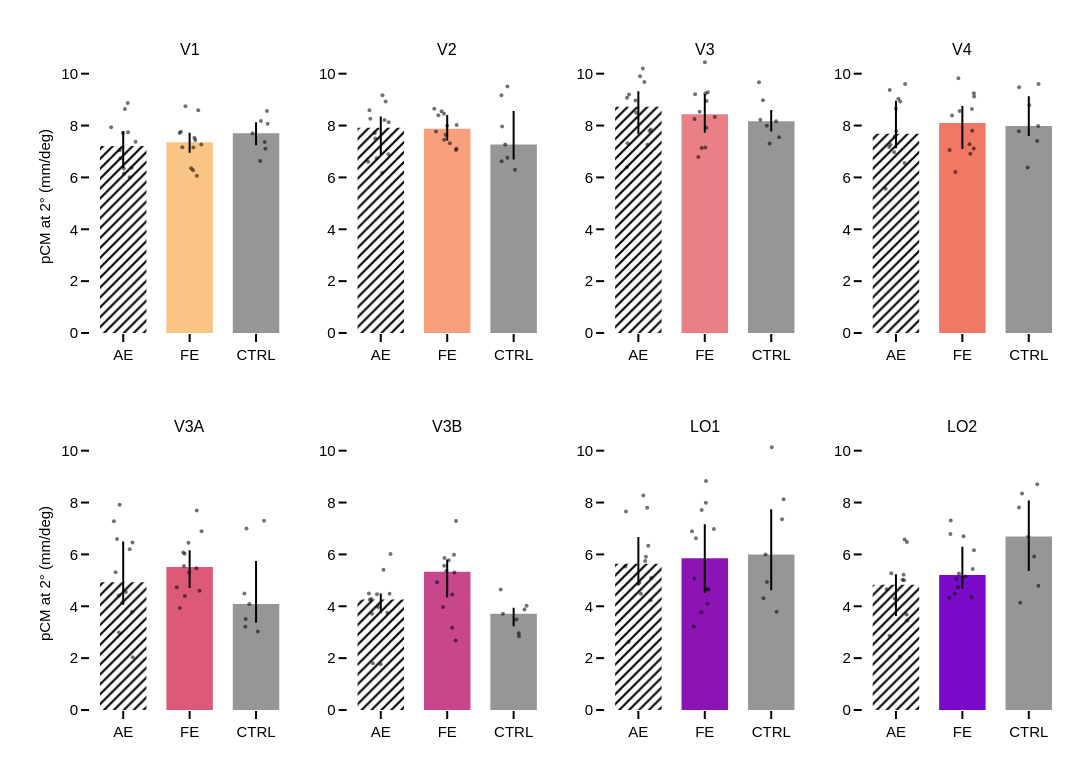

Notebook code for this chart:
### Markdown cell above
## Figure 4 — Is the cortical magnification changed? (pCM at 2°)

pCM at 2° (mm of cortex per degree), from the weighted regression of log pCM on log eccentricity (0.5-6°). Same layout as Figure 1.

### Code cell
s_pcm = eye_tests('pcm')
show(s_pcm)
bar_panel(three('pcm'), three_stars(s_pcm), 'pCM at {}° (mm/deg)'.format(ref_ecc), 'retino_fig4_pcm')

### Figure 1 — Plotly figure (JSON) as saved in the notebook; plotly's stock layout.template omitted (floating-point values rounded to 4 significant figures)
{"data": [{"error_y": {"array": [0.5766], "arrayminus": [0.848], "color": "black", "thickness": 2, "type": "data", "width": 0}, "marker": {"color": "rgb(250, 196, 132)", "pattern": {"bgcolor": "rgba(0,0,0,0)", "fgcolor": "black", "shape": "/", "size": 7}}, "showlegend": false, "type": "bar", "width": 0.7, "x": [0], "xaxis": "x", "y": [7.215], "yaxis": "y"}, {"marker": {"color": "rgba(0,0,0,0.55)", "size": 4}, "mode": "markers", "showlegend": false, "type": "scatter", "x": [0.07255, -0.03914, -0.003095, 0.06868, -0.0516, -0.1816, 0.1857, 0.009071, 0.09686, 0.01252, 0.1279, 0.02585], "xaxis": "x", "y": [7.743, 6.74, 7.717, 8.869, 7.05, 7.935, 7.379, 6.348, 6.007, 6.149, 6.373, 8.639], "yaxis": "y"}, {"error_y": {"array": [0.3718], "arrayminus": [0.4023], "color": "black", "thickness": 2, "type": "data", "width": 0}, "marker": {"color": "rgb(250, 196, 132)", "pattern": {"bgcolor": "rgba(0,0,0,0)", "fgcolor": "black", "shape": "", "size": 7}}, "showlegend": false, "type": "bar", "width": 0.7, "x": [1], "xaxis": "x", "y": [7.355], "yaxis": "y"}, {"marker": {"color": "rgba(0,0,0,0.55)", "size": 4}, "mode": "markers", "showlegend": false, "type": "scatter", "x": [0.8491, 1.057, 0.8691, 1.129, 1.072, 1.176, 1.052, 0.8901, 1.023, 1.109, 1.085, 0.9369], "xaxis": "x", "y": [7.715, 7.15, 7.761, 8.59, 7.528, 7.27, 6.277, 7.164, 6.358, 6.066, 7.439, 8.745], "yaxis": "y"}, {"error_y": {"array": [0.4187], "arrayminus": [0.4682], "color": "black", "thickness": 2, "type": "data", "width": 0}, "marker": {"color": "rgb(150,150,150)", "pattern": {"bgcolor": "rgba(0,0,0,0)", "fgcolor": "black", "shape": "", "size": 7}}, "showlegend": false, "type": "bar", "width": 0.7, "x": [2], "xaxis": "x", "y": [7.704], "yaxis": "y"}, {"marker": {"color": "rgba(0,0,0,0.55)", "size": 4}, "mode": "markers", "showlegend": false, "type": "scatter", "x": [2.062, 2.174, 2.074, 1.947, 2.164, 2.131, 2.142], "xaxis": "x", "y": [6.629, 8.074, 8.171, 7.704, 8.564, 7.364, 7.107], "yaxis": "y"}, {"error_y": {"array": [0.425], "arrayminus": [1.067], "color": "black", "thickness": 2, "type": "data", "width": 0}, "marker": {"color": "rgb(248, 160, 126)", "pattern": {"bgcolor": "rgba(0,0,0,0)", "fgcolor": "black", "shape": "/", "size": 7}}, "showlegend": false, "type": "bar", "width": 0.7, "x": [0], "xaxis": "x2", "y": [7.919], "yaxis": "y2"}, {"marker": {"color": "rgba(0,0,0,0.55)", "size": 4}, "mode": "markers", "showlegend": false, "type": "scatter", "x": [-0.1573, -0.08367, 0.1161, -0.09008, -0.1705, 0.07331, 0.1197, 0.05671, -0.06206, 0.02391, -0.1914, 0.02506], "xaxis": "x2", "y": [8.264, 7.505, 6.889, 7.712, 8.587, 8.931, 8.126, 8.215, 6.742, 6.177, 6.6, 9.164], "yaxis": "y2"}, {"error_y": {"array": [0.5294], "arrayminus": [0.4644], "color": "black", "thickness": 2, "type": "data", "width": 0}, "marker": {"color": "rgb(248, 160, 126)", "pattern": {"bgcolor": "rgba(0,0,0,0)", "fgcolor": "black", "shape": "", "size": 7}}, "showlegend": false, "type": "bar", "width": 0.7, "x": [1], "xaxis": "x2", "y": [7.881], "yaxis": "y2"}, {"marker": {"color": "rgba(0,0,0,0.55)", "size": 4}, "mode": "markers", "showlegend": false, "type": "scatter", "x": [1.143, 0.8312, 0.9533, 0.8659, 0.952, 0.8052, 1.131, 0.9985, 0.9744, 1.041, 1.14, 0.9165], "xaxis": "x2", "y": [8.023, 7.773, 7.449, 8.395, 8.458, 8.647, 7.061, 7.989, 7.643, 7.32, 7.104, 8.55], "yaxis": "y2"}, {"error_y": {"array": [1.295], "arrayminus": [0.5809], "color": "black", "thickness": 2, "type": "data", "width": 0}, "marker": {"color": "rgb(150,150,150)", "pattern": {"bgcolor": "rgba(0,0,0,0)", "fgcolor": "black", "shape": "", "size": 7}}, "showlegend": false, "type": "bar", "width": 0.7, "x": [2], "xaxis": "x2", "y": [7.27], "yaxis": "y2"}, {"marker": {"color": "rgba(0,0,0,0.55)", "size": 4}, "mode": "markers", "showlegend": false, "type": "scatter", "x": [1.907, 1.82, 1.907, 1.826, 1.817, 2.021, 1.874], "xaxis": "x2", "y": [6.755, 6.623, 9.503, 7.96, 9.169, 6.293, 7.27], "yaxis": "y2"}, {"error_y": {"array": [0.5925], "arrayminus": [1.058], "color": "black", "thickness": 2, "type": "data", "width": 0}, "marker": {"color": "rgb(235, 127, 134)", "pattern": {"bgcolor": "rgba(0,0,0,0)", "fgcolor": "black", "shape": "/", "size": 7}}, "showlegend": false, "type": "bar", "width": 0.7, "x": [0], "xaxis": "x3", "y": [8.729], "yaxis": "y3"}, {"marker": {"color": "rgba(0,0,0,0.55)", "size": 4}, "mode": "markers", "showlegend": false, "type": "scatter", "x": [-0.1703, 0.1667, -0.1405, -0.1621, 0.1883, 0.06679, 0.0903, 0.02528, -0.1718, 0.1368, -0.03279, -0.04301], "xaxis": "x3", "y": [9.069, 7.79, 9.202, 7.314, 7.844, 10.2, 9.681, 9.905, 6.393, 7.26, 8.489, 8.969], "yaxis": "y3"}, {"error_y": {"array": [0.7858], "arrayminus": [0.7072], "color": "black", "thickness": 2, "type": "data", "width": 0}, "marker": {"color": "rgb(235, 127, 134)", "pattern": {"bgcolor": "rgba(0,0,0,0)", "fgcolor": "black", "shape": "", "size": 7}}, "showlegend": false, "type": "bar", "width": 0.7, "x": [1], "xaxis": "x3", "y": [8.432], "yaxis": "y3"}, {"marker": {"color": "rgba(0,0,0,0.55)", "size": 4}, "mode": "markers", "showlegend": false, "type": "scatter", "x": [0.8541, 0.8453, 1.009, 1.027, 1.007, 1.045, 1.151, 1.002, 0.9517, 0.9026, 0.9227, 1.024], "xaxis": "x3", "y": [9.211, 8.253, 9.238, 8.951, 7.153, 9.284, 8.331, 10.45, 7.131, 6.785, 8.532, 7.915], "yaxis": "y3"}, {"error_y": {"array": [0.4317], "arrayminus": [0.3997], "color": "black", "thickness": 2, "type": "data", "width": 0}, "marker": {"color": "rgb(150,150,150)", "pattern": {"bgcolor": "rgba(0,0,0,0)", "fgcolor": "black", "shape": "", "size": 7}}, "showlegend": false, "type": "bar", "width": 0.7, "x": [2], "xaxis": "x3", "y": [8.169], "yaxis": "y3"}, {"marker": {"color": "rgba(0,0,0,0.55)", "size": 4}, "mode": "markers", "showlegend": false, "type": "scatter", "x": [2.118, 1.976, 1.816, 1.875, 1.836, 1.933, 2.074], "xaxis": "x3", "y": [7.548, 7.305, 9.674, 8.975, 8.226, 7.99, 8.169], "yaxis": "y3"}, {"error_y": {"array": [1.277], "arrayminus": [0.5585], "color": "black", "thickness": 2, "type": "data", "width": 0}, "marker": {"color": "rgb(240, 120, 100)", "pattern": {"bgcolor": "rgba(0,0,0,0)", "fgcolor": "black", "shape": "/", "size": 7}}, "showlegend": false, "type": "bar", "width": 0.7, "x": [0], "xaxis": "x4", "y": [7.68], "yaxis": "y4"}, {"marker": {"color": "rgba(0,0,0,0.55)", "size": 4}, "mode": "markers", "showlegend": false, "type": "scatter", "x": [0.03629, 0.06485, -0.01816, -0.1561, -0.0815, 0.004384, -0.001134, -0.1025, 0.1301, -0.02667, 0.1382, -0.0938], "xaxis": "x4", "y": [9.034, 8.931, 7.573, 5.558, 7.264, 7.786, 8.65, 7.171, 6.557, 6.971, 9.599, 9.371], "yaxis": "y4"}, {"error_y": {"array": [0.6593], "arrayminus": [0.9962], "color": "black", "thickness": 2, "type": "data", "width": 0}, "marker": {"color": "rgb(240, 120, 100)", "pattern": {"bgcolor": "rgba(0,0,0,0)", "fgcolor": "black", "shape": "", "size": 7}}, "showlegend": false, "type": "bar", "width": 0.7, "x": [1], "xaxis": "x4", "y": [8.096], "yaxis": "y4"}, {"marker": {"color": "rgba(0,0,0,0.55)", "size": 4}, "mode": "markers", "showlegend": false, "type": "scatter", "x": [1.177, 0.8447, 1.108, 0.8081, 0.8945, 1.148, 0.94, 1.173, 1.172, 1.12, 0.9584, 1.143], "xaxis": "x4", "y": [9.118, 8.387, 7.28, 7.056, 6.213, 7.804, 9.819, 9.245, 7.114, 6.915, 8.557, 8.634], "yaxis": "y4"}, {"error_y": {"array": [1.153], "arrayminus": [0.3887], "color": "black", "thickness": 2, "type": "data", "width": 0}, "marker": {"color": "rgb(150,150,150)", "pattern": {"bgcolor": "rgba(0,0,0,0)", "fgcolor": "black", "shape": "", "size": 7}}, "showlegend": false, "type": "bar", "width": 0.7, "x": [2], "xaxis": "x4", "y": [7.981], "yaxis": "y4"}, {"marker": {"color": "rgba(0,0,0,0.55)", "size": 4}, "mode": "markers", "showlegend": false, "type": "scatter", "x": [1.983, 1.85, 2.141, 2.126, 1.854, 2.147, 2.008], "xaxis": "x4", "y": [6.385, 7.784, 7.981, 7.401, 9.478, 9.604, 8.789], "yaxis": "y4"}, {"error_y": {"array": [1.569], "arrayminus": [0.8643], "color": "black", "thickness": 2, "type": "data", "width": 0}, "marker": {"color": "rgb(220, 90, 120)", "pattern": {"bgcolor": "rgba(0,0,0,0)", "fgcolor": "black", "shape": "/", "size": 7}}, "showlegend": false, "type": "bar", "width": 0.7, "x": [0], "xaxis": "x5", "y": [4.928], "yaxis": "y5"}, {"marker": {"color": "rgba(0,0,0,0.55)", "size": 4}, "mode": "markers", "showlegend": false, "type": "scatter", "x": [0.09744, -0.09273, -0.1138, 0.1393, 0.04009, -0.1409, -0.05365, 0.1436, -0.01269, -0.06526, -0.06362, 0.1299], "xaxis": "x5", "y": [6.198, 6.599, 5.307, 6.462, 4.548, 7.281, 7.919, 2.031, 4.159, 4.411, 2.988, 3.777], "yaxis": "y5"}, {"error_y": {"array": [0.6552], "arrayminus": [0.8079], "color": "black", "thickness": 2, "type": "data", "width": 0}, "marker": {"color": "rgb(220, 90, 120)", "pattern": {"bgcolor": "rgba(0,0,0,0)", "fgcolor": "black", "shape": "", "size": 7}}, "showlegend": false, "type": "bar", "width": 0.7, "x": [1], "xaxis": "x5", "y": [5.51], "yaxis": "y5"}, {"marker": {"color": "rgba(0,0,0,0.55)", "size": 4}, "mode": "markers", "showlegend": false, "type": "scatter", "x": [0.9817, 1.179, 0.9249, 1.103, 0.9143, 1.107, 0.807, 0.8519, 0.9037, 1.148, 0.929, 0.9934], "xaxis": "x5", "y": [6.447, 6.891, 6.029, 5.464, 5.556, 7.696, 4.737, 3.93, 6.071, 4.596, 4.395, 5.304], "yaxis": "y5"}, {"error_y": {"array": [1.657], "arrayminus": [0.7282], "color": "black", "thickness": 2, "type": "data", "width": 0}, "marker": {"color": "rgb(150,150,150)", "pattern": {"bgcolor": "rgba(0,0,0,0)", "fgcolor": "black", "shape": "", "size": 7}}, "showlegend": false, "type": "bar", "width": 0.7, "x": [2], "xaxis": "x5", "y": [4.09], "yaxis": "y5"}, {"marker": {"color": "rgba(0,0,0,0.55)", "size": 4}, "mode": "markers", "showlegend": false, "type": "scatter", "x": [1.843, 2.027, 1.838, 1.857, 2.12, 1.898, 1.825], "xaxis": "x5", "y": [3.511, 3.023, 3.212, 7.002, 7.295, 4.09, 4.491], "yaxis": "y5"}, {"error_y": {"array": [0.2247], "arrayminus": [0.5247], "color": "black", "thickness": 2, "type": "data", "width": 0}, "marker": {"color": "rgb(200, 70, 140)", "pattern": {"bgcolor": "rgba(0,0,0,0)", "fgcolor": "black", "shape": "/", "size": 7}}, "showlegend": false, "type": "bar", "width": 0.7, "x": [0], "xaxis": "x6", "y": [4.265], "yaxis": "y6"}, {"marker": {"color": "rgba(0,0,0,0.55)", "size": 4}, "mode": "markers", "showlegend": false, "type": "scatter", "x": [0.04073, -0.1414, -0.1789, 0.1322, -0.04113, 0.1462, 0.09761, -0.1196, -0.1661, -0.1315, -0.002168, -0.0569], "xaxis": "x6", "y": [5.406, 4.282, 4.497, 4.487, 3.969, 6.016, 3.749, 1.801, 4.248, 3.714, 1.765, 4.46], "yaxis": "y6"}, {"error_y": {"array": [0.4624], "arrayminus": [0.9985], "color": "black", "thickness": 2, "type": "data", "width": 0}, "marker": {"color": "rgb(200, 70, 140)", "pattern": {"bgcolor": "rgba(0,0,0,0)", "fgcolor": "black", "shape": "", "size": 7}}, "showlegend": false, "type": "bar", "width": 0.7, "x": [1], "xaxis": "x6", "y": [5.335], "yaxis": "y6"}, {"marker": {"color": "rgba(0,0,0,0.55)", "size": 4}, "mode": "markers", "showlegend": false, "type": "scatter", "x": [1.133, 0.9877, 1.022, 0.955, 1.102, 1.076, 1.074, 1.109, 0.9594, 0.8476, 1.127, 0.9382], "xaxis": "x6", "y": [7.286, 5.369, 5.777, 5.565, 5.985, 4.457, 3.169, 5.302, 5.859, 4.924, 2.679, 3.975], "yaxis": "y6"}, {"error_y": {"array": [0.2348], "arrayminus": [0.4865], "color": "black", "thickness": 2, "type": "data", "width": 0}, "marker": {"color": "rgb(150,150,150)", "pattern": {"bgcolor": "rgba(0,0,0,0)", "fgcolor": "black", "shape": "", "size": 7}}, "showlegend": false, "type": "bar", "width": 0.7, "x": [2], "xaxis": "x6", "y": [3.712], "yaxis": "y6"}, {"marker": {"color": "rgba(0,0,0,0.55)", "size": 4}, "mode": "markers", "showlegend": false, "type": "scatter", "x": [2.077, 2.195, 2.081, 2.163, 1.805, 2.041, 1.839], "xaxis": "x6", "y": [2.958, 4.023, 2.846, 3.871, 4.643, 3.494, 3.712], "yaxis": "y6"}, {"error_y": {"array": [1.026], "arrayminus": [0.8448], "color": "black", "thickness": 2, "type": "data", "width": 0}, "marker": {"color": "rgb(140, 20, 180)", "pattern": {"bgcolor": "rgba(0,0,0,0)", "fgcolor": "black", "shape": "/", "size": 7}}, "showlegend": false, "type": "bar", "width": 0.7, "x": [0], "xaxis": "x7", "y": [5.642], "yaxis": "y7"}, {"marker": {"color": "rgba(0,0,0,0.55)", "size": 4}, "mode": "markers", "showlegend": false, "type": "scatter", "x": [0.149, 0.1841, -0.1863, -0.1467, 0.1331, 0.07475, 0.1927, 0.1026, 0.03768, 0.0157, -0.1961, 0.1135], "xaxis": "x7", "y": [6.338, 4.228, 7.658, 2.618, 7.795, 8.267, 5.09, 5.746, 4.48, 4.903, 5.538, 5.911], "yaxis": "y7"}, {"error_y": {"array": [1.313], "arrayminus": [1.341], "color": "black", "thickness": 2, "type": "data", "width": 0}, "marker": {"color": "rgb(140, 20, 180)", "pattern": {"bgcolor": "rgba(0,0,0,0)", "fgcolor": "black", "shape": "", "size": 7}}, "showlegend": false, "type": "bar", "width": 0.7, "x": [1], "xaxis": "x7", "y": [5.849], "yaxis": "y7"}, {"marker": {"color": "rgba(0,0,0,0.55)", "size": 4}, "mode": "markers", "showlegend": false, "type": "scatter", "x": [0.9536, 0.8427, 1.019, 0.948, 1.042, 0.8067, 0.866, 1.016, 1.044, 0.8329, 1.055, 1.136], "xaxis": "x7", "y": [7.714, 5.07, 8.83, 3.773, 4.66, 6.894, 6.628, 7.99, 4.099, 3.216, 4.644, 6.978], "yaxis": "y7"}, {"error_y": {"array": [1.74], "arrayminus": [1.379], "color": "black", "thickness": 2, "type": "data", "width": 0}, "marker": {"color": "rgb(150,150,150)", "pattern": {"bgcolor": "rgba(0,0,0,0)", "fgcolor": "black", "shape": "", "size": 7}}, "showlegend": false, "type": "bar", "width": 0.7, "x": [2], "xaxis": "x7", "y": [5.999], "yaxis": "y7"}, {"marker": {"color": "rgba(0,0,0,0.55)", "size": 4}, "mode": "markers", "showlegend": false, "type": "scatter", "x": [1.915, 2.009, 2.162, 2.081, 1.883, 2.187, 1.937], "xaxis": "x7", "y": [5.999, 10.13, 7.354, 3.784, 4.305, 8.125, 4.936], "yaxis": "y7"}, {"error_y": {"array": [0.4056], "arrayminus": [1.201], "color": "black", "thickness": 2, "type": "data", "width": 0}, "marker": {"color": "rgb(120, 10, 200)", "pattern": {"bgcolor": "rgba(0,0,0,0)", "fgcolor": "black", "shape": "/", "size": 7}}, "showlegend": false, "type": "bar", "width": 0.7, "x": [0], "xaxis": "x8", "y": [4.826], "yaxis": "y8"}, {"marker": {"color": "rgba(0,0,0,0.55)", "size": 4}, "mode": "markers", "showlegend": false, "type": "scatter", "x": [0.1297, -0.01899, 0.1159, 0.1684, 0.1611, 0.1218, -0.07081, 0.1651, -0.1387, -0.09592, 0.05854, 0.09927], "xaxis": "x8", "y": [6.573, 4.302, 5.219, 3.456, 3.682, 4.999, 5.272, 6.477, 4.654, 2.864, 2.052, 5.026], "yaxis": "y8"}, {"error_y": {"array": [1.094], "arrayminus": [0.5335], "color": "black", "thickness": 2, "type": "data", "width": 0}, "marker": {"color": "rgb(120, 10, 200)", "pattern": {"bgcolor": "rgba(0,0,0,0)", "fgcolor": "black", "shape": "", "size": 7}}, "showlegend": false, "type": "bar", "width": 0.7, "x": [1], "xaxis": "x8", "y": [5.205], "yaxis": "y8"}, {"marker": {"color": "rgba(0,0,0,0.55)", "size": 4}, "mode": "markers", "showlegend": false, "type": "scatter", "x": [0.8201, 0.9075, 0.9476, 1.139, 0.8008, 1.156, 0.9339, 1.047, 1.174, 0.8246, 1.018, 0.8889], "xaxis": "x8", "y": [6.784, 5.063, 5.264, 4.355, 4.331, 5.438, 4.734, 5.146, 6.165, 7.311, 6.701, 4.486], "yaxis": "y8"}, {"error_y": {"array": [1.387], "arrayminus": [1.333], "color": "black", "thickness": 2, "type": "data", "width": 0}, "marker": {"color": "rgb(150,150,150)", "pattern": {"bgcolor": "rgba(0,0,0,0)", "fgcolor": "black", "shape": "", "size": 7}}, "showlegend": false, "type": "bar", "width": 0.7, "x": [2], "xaxis": "x8", "y": [6.69], "yaxis": "y8"}, {"marker": {"color": "rgba(0,0,0,0.55)", "size": 4}, "mode": "markers", "showlegend": false, "type": "scatter", "x": [2.081, 2.127, 1.898, 2.144, 1.871, 1.992, 1.853], "xaxis": "x8", "y": [5.924, 8.71, 8.347, 4.792, 4.137, 6.69, 7.807], "yaxis": "y8"}], "layout": {"annotations": [{"font": {"size": 16}, "showarrow": false, "text": "V1", "x": 0.1025, "xanchor": "center", "xref": "paper", "y": 1, "yanchor": "bottom", "yref": "paper"}, {"font": {"size": 16}, "showarrow": false, "text": "V2", "x": 0.3675, "xanchor": "center", "xref": "paper", "y": 1, "yanchor": "bottom", "yref": "paper"}, {"font": {"size": 16}, "showarrow": false, "text": "V3", "x": 0.6325, "xanchor": "center", "xref": "paper", "y": 1, "yanchor": "bottom", "yref": "paper"}, {"font": {"size": 16}, "showarrow": false, "text": "V4", "x": 0.8975, "xanchor": "center", "xref": "paper", "y": 1, "yanchor": "bottom", "yref": "paper"}, {"font": {"size": 16}, "showarrow": false, "text": "V3A", "x": 0.1025, "xanchor": "center", "xref": "paper", "y": 0.42, "yanchor": "bottom", "yref": "paper"}, {"font": {"size": 16}, "showarrow": false, "text": "V3B", "x": 0.3675, "xanchor": "center", "xref": "paper", "y": 0.42, "yanchor": "bottom", "yref": "paper"}, {"font": {"size": 16}, "showarrow": false, "text": "LO1", "x": 0.6325, "xanchor": "center", "xref": "paper", "y": 0.42, "yanchor": "bottom", "yref": "paper"}, {"font": {"size": 16}, "showarrow": false, "text": "LO2", "x": 0.8975, "xanchor": "center", "xref": "paper", "y": 0.42, "yanchor": "bottom", "yref": "paper"}], "height": 760, "margin": {"b": 50, "l": 90, "r": 30, "t": 60}, "width": 1150, "xaxis": {"anchor": "y", "domain": [0, 0.205], "ticktext": ["AE", "FE", "CTRL"], "tickvals": [0, 1, 2]}, "xaxis2": {"anchor": "y2", "domain": [0.265, 0.47], "ticktext": ["AE", "FE", "CTRL"], "tickvals": [0, 1, 2]}, "xaxis3": {"anchor": "y3", "domain": [0.53, 0.735], "ticktext": ["AE", "FE", "CTRL"], "tickvals": [0, 1, 2]}, "xaxis4": {"anchor": "y4", "domain": [0.795, 1], "ticktext": ["AE", "FE", "CTRL"], "tickvals": [0, 1, 2]}, "xaxis5": {"anchor": "y5", "domain": [0, 0.205], "ticktext": ["AE", "FE", "CTRL"], "tickvals": [0, 1, 2]}, "xaxis6": {"anchor": "y6", "domain": [0.265, 0.47], "ticktext": ["AE", "FE", "CTRL"], "tickvals": [0, 1, 2]}, "xaxis7": {"anchor": "y7", "domain": [0.53, 0.735], "ticktext": ["AE", "FE", "CTRL"], "tickvals": [0, 1, 2]}, "xaxis8": {"anchor": "y8", "domain": [0.795, 1], "ticktext": ["AE", "FE", "CTRL"], "tickvals": [0, 1, 2]}, "yaxis": {"anchor": "x", "domain": [0.58, 1], "range": [0, 10.53], "title": {"text": "pCM at 2° (mm/deg)"}}, "yaxis2": {"anchor": "x2", "domain": [0.58, 1], "range": [0, 10.53]}, "yaxis3": {"anchor": "x3", "domain": [0.58, 1], "range": [0, 10.53]}, "yaxis4": {"anchor": "x4", "domain": [0.58, 1], "range": [0, 10.53]}, "yaxis5": {"anchor": "x5", "domain": [0, 0.42], "range": [0, 10.53], "title": {"text": "pCM at 2° (mm/deg)"}}, "yaxis6": {"anchor": "x6", "domain": [0, 0.42], "range": [0, 10.53]}, "yaxis7": {"anchor": "x7", "domain": [0, 0.42], "range": [0, 10.53]}, "yaxis8": {"anchor": "x8", "domain": [0, 0.42], "range": [0, 10.53]}}}
